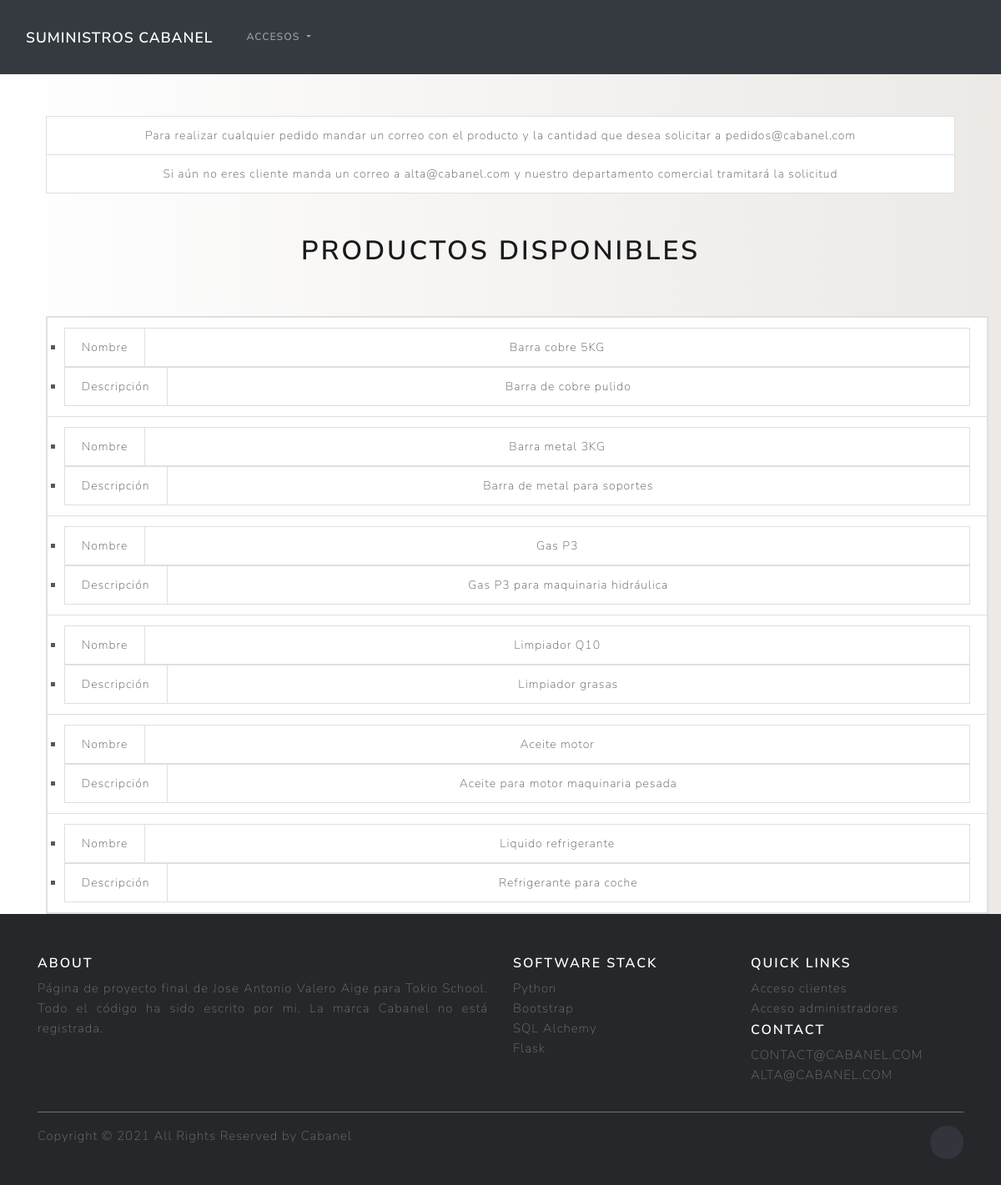
Screenshot of /clientes with the database file from the repository.
### models.py (models this page shows, shortened)
class Producto(db.Base):
    __tablename__ = "productos"
    id = Column(Integer, primary_key=True) # Identificador único de cada producto (autogenerado
    proveedor = Column('proveedorID', Integer, ForeignKey("proveedores.id"), nullable=False)
    nombreProd = Column(String(200), nullable=False) # Nombre del producto
    fechaFabricacion = Column(String(200)) # Cuando fue fabricado el producto
    descripcion = Column(String(200)) #Pequeña descripción del producto
    stock = Column(Integer) #Numero de unidades en almacén
    lugar = Column(String) #En que lugar del almacén se encuentra
    precioCompra = Column(Float)  #Precio al que lo compramos
    precioVenta = Column(Float) #Precio al que lo vendemos ( sin IVA )
    stockMax = Column(String(200)) #Stock maximo que queremos tener en el almacén

### main.py (the view)
@app.route('/clientes') #Acceso para los clientes de la empresa
def accesoClientes():
    todosLosProductos = db.session.query(Producto).all() #Listado con todos los productos
    return render_template('accesoClientes.html', listaDeProductos = todosLosProductos)

### templates/accesoClientes.html (shortened to what this page needs)
<!DOCTYPE html>
<html lang="en">
<head>
    <link rel="stylesheet" href="{{ url_for('static', filename='main.css') }}">
    <link rel="stylesheet" href="https://cdn.jsdelivr.net/npm/bootswatch@4.5.2/dist/lux/bootstrap.min.css"
>
</head>
<body>
<nav class="navbar navbar-expand-lg navbar-dark bg-dark">
    <div class="container-fluid">
        <a class="navbar-brand" href="/">Suministros Cabanel</a>
        <div class="collapse navbar-collapse" id="navbarNavDarkDropdown">
            <ul class="navbar-nav">
                <li class="nav-item dropdown">
                    <a class="nav-link dropdown-toggle" href="#" id="navbarDarkDropdownMenuLink" role="button" data-bs-toggle="dropdown" aria-expanded="false">
                        Accesos
                    </a>
                </li>
            </ul>
        </div>
    </div>
</nav>
<div class="container-fluid">
    <div class="row " style="margin-top: 25px; margin-left: 25px; margin-right: 25px; text-align: center" >
        <div class="col-sm-12 " style="margin-top: 25px" >
            <div class="card" >
                <ul class="list-group list-group-flush">
                    <li class="list-group-item">Para realizar cualquier pedido mandar un correo con el producto y la cantidad que desea solicitar a pedidos@cabanel.com </li>
                    <li class="list-group-item">Si aún no eres cliente manda un correo a alta@cabanel.com y nuestro departamento comercial tramitará la solicitud</li>
                </ul>
            </div>
        </div>
    </div>
    <div class="row " style="margin-top: 25px; margin-left: 25px; margin-right: 25px" >
        <div class="col-sm-12 " style="margin-top: 25px" >
            <h1 style="text-align: center;" > Productos disponibles </h1>
        </div>
    </div>
    <div class="row " style="margin-top: 25px; " >
        <div class="col-sm-12 " style="margin-top: 25px; text-align: center" >
            <ul class="list-group">
                <ul>
                    <div class="card w-100" style="margin-right: 25px">
                        {% for producto in listaDeProductos %}
                        <ul class="list-group-item">
                            <li>
                                <ul class="list-group list-group-horizontal ">
                                    <li class="list-group-item">Nombre</li>
                                    <li class="list-group-item flex-fill">
                                        {{producto.nombreProd}}
                                    </li>
                                </ul>
                            </li>
                            <li>
                                <ul class="list-group list-group-horizontal">
                                    <li class="list-group-item ">Descripción</li>
                                    <li class="list-group-item flex-fill ">
                                        {{producto.descripcion}}
                                    </li>
                                </ul>
                            </li>
                        </ul>
                        {% endfor %}
                    </div>
                </ul>
            </ul>
        </div>
    </div>
</div>
<footer class="site-footer">
    <div class="container">
        <div class="row">
            <div class="col-sm-12 col-md-6">
                <h6>About</h6>
                <p class="text-justify">Página de proyecto final de Jose Antonio Valero Aige para Tokio School. Todo el código ha sido escrito por mi. La marca Cabanel no está registrada. </p>
            </div>
            <div class="col-xs-6 col-md-3">
                <h6>Software Stack</h6>
                <ul class="footer-links">
                    <li><a href="https://www.python.org/">Python</a></li>
                    <li><a href="https://getbootstrap.com/">Bootstrap</a></li>
                    <li><a href="https://www.sqlalchemy.org/">SQL Alchemy</a></li>
                    <li><a href="https://flask.palletsprojects.com/en/2.0.x/">Flask</a></li>
                </ul>
            </div>
            <div class="col-xs-6 col-md-3">
                <h6>Quick Links</h6>
                <ul class="footer-links">
                    <li><a href="/clientes">Acceso clientes</a></li>
                    <li><a href="/administradores">Acceso administradores</a></li><h6>Contact</h6>
                    <li>CONTACT@CABANEL.COM</li>
                    <li>ALTA@CABANEL.COM</li>
                </ul>
            </div>
        </div>
        <hr>
    </div>
    <div class="container">
        <div class="row">
            <div class="col-md-8 col-sm-6 col-xs-12">
                <p class="copyright-text">Copyright &copy; 2021 All Rights Reserved by Cabanel
                </p>
            </div>
            <div class="col-md-4 col-sm-6 col-xs-12">
                <ul class="social-icons">
                    <li><a class="linkedin" href="https://www.linkedin.com/in/jose-antonio-valero-aige-2531731b3/"></a></li>
                </ul>
            </div>
        </div>
    </div>
</footer>
</body>
</html>

### static/main.css (style rules this page uses)
body { background:background: #ECE9E6; background: -webkit-linear-gradient(to right, #FFFFFF, #ECE9E6); background: linear-gradient(to right, #FFFFFF, #ECE9E6); ; }
.site-footer { background-color:#26272b; padding:45px 0 20px; font-size:15px; line-height:24px; color:#737373; }
.site-footer hr { border-top-color:#bbb; opacity:0.5 }
.site-footer h6 { color:#fff; font-size:16px; text-transform:uppercase; margin-top:5px; letter-spacing:2px }
.site-footer a { color:#737373; }
.footer-links { padding-left:0; list-style:none }
.footer-links li { display:block }
.footer-links a { color:#737373 }
.site-footer .social-icons { text-align:right }
.site-footer .social-icons a { width:40px; height:40px; line-height:40px; margin-left:6px; margin-right:0; border-radius:100%; background-color:#33353d }
.copyright-text { margin:0 }
.social-icons { padding-left:0; margin-bottom:0; list-style:none }
.social-icons li { display:inline-block; margin-bottom:4px }
.social-icons a { background-color:#eceeef; color:#818a91; font-size:16px; display:inline-block; line-height:44px; width:44px; height:44px; text-align:center; margin-right:8px; border-radius:100%; -webkit-transition:all .2s linear; -o-transition:all .2s linear; transition:all .2s linear }

### rows the page displays
Producto: nombreProd "Barra cobre 5KG", descripcion "Barra de cobre pulido"
Producto: nombreProd "Barra metal 3KG", descripcion "Barra de metal para soportes"
Producto: nombreProd "Gas P3", descripcion "Gas P3 para maquinaria hidráulica"
Producto: nombreProd "Limpiador Q10", descripcion "Limpiador grasas"
Producto: nombreProd "Aceite motor", descripcion "Aceite para motor maquinaria pesada"
Producto: nombreProd "Liquido refrigerante", descripcion "Refrigerante para coche"
